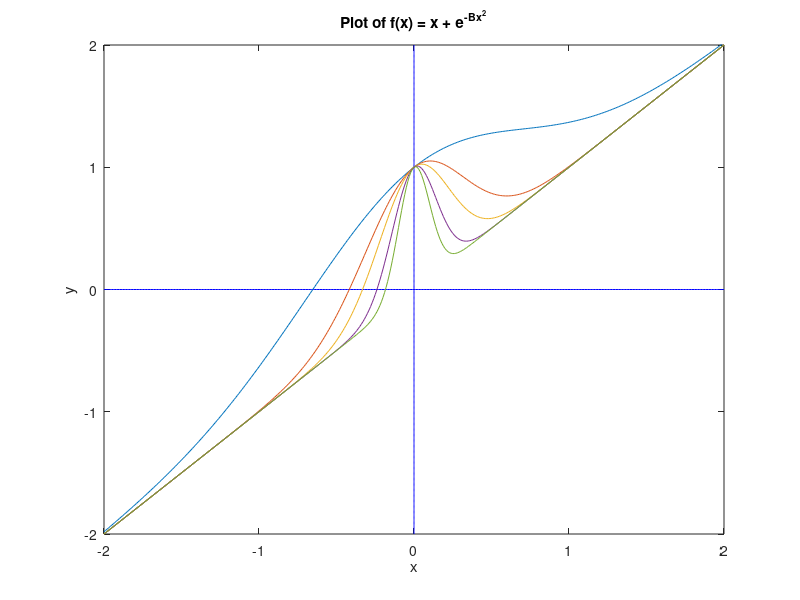
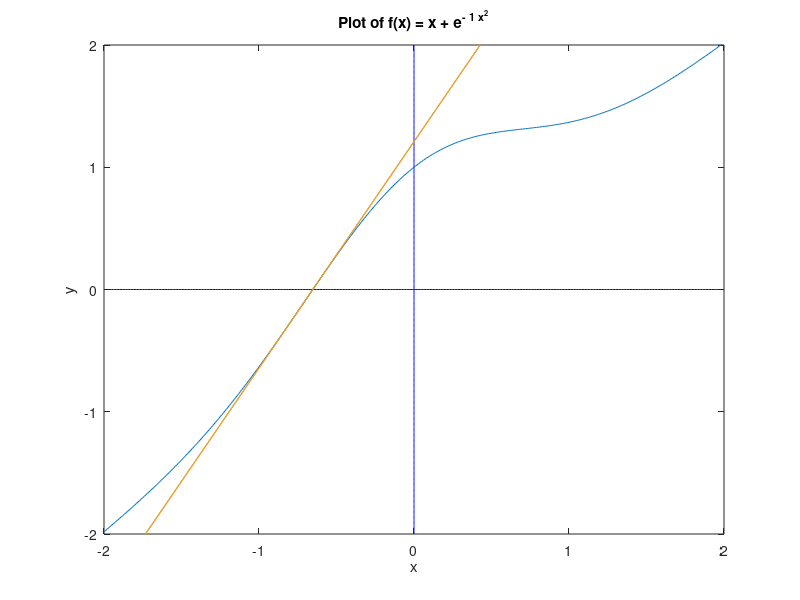
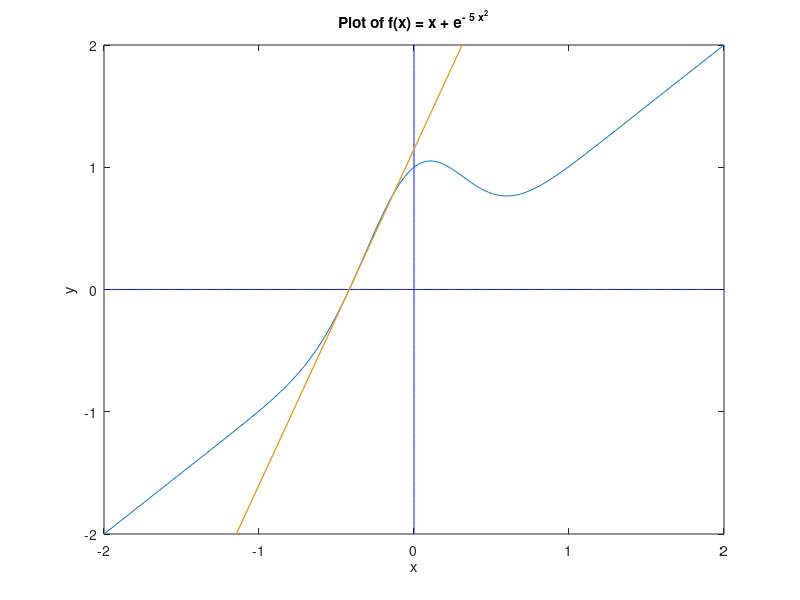
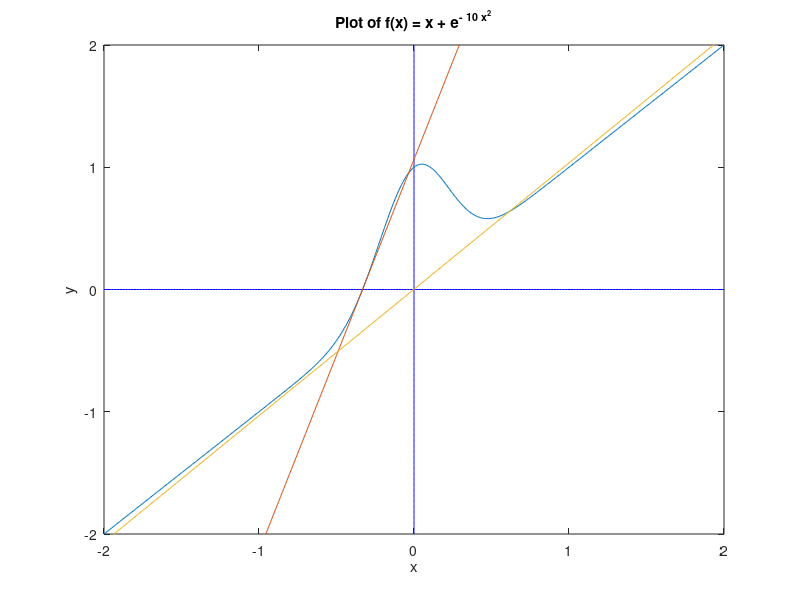

These figures' MATLAB source, in order:
%% Jong Park (parkj6)
% Math 351 - Numerical Analysis
% HW 1


%% Initial Plot
x = -2: 0.01: 2;
y = -2: 0.01: 2;
plot(x, zeros(size(x)), 'b', zeros(size(y)),y,'b');
axis([-2, 2, -2, 2]);
title("Plot of f(x) = x + e^{-Bx^2}");
xlabel('x');
ylabel('y');
hold on;         % to what you got


%% Part a
B = [1, 5, 10, 25, 50];                  % Initial input
x = -2: 0.01: 2;                         % Used for making pretty graphs

for k = 1 : length(B)
    bval = B(k);
    y = x + exp(-bval .* (x .^ 2));
    plot (x,y);
end

%% Part b
x = [-0.60, -0.40, -0.30, -0.25, -0.20]; % These are actually x0
max_iter = 20;
f =      'x + exp(-B .* (x .^ 2))';
fprime = '1 + 2.*(-B) .* exp(-B .* (x .^ 2)) .* x';
iters = [0,x];                           % Start at iteration 0
for j = 1 : max_iter                     % Max 20 iterations
    xgood = x - eval(f) ./ eval(fprime);
    iters = [iters; j, xgood];            % Added iteration #
    test = abs(xgood -x) ./ (abs(xgood)+eps);
    if max(test) < 10*eps, break, end
    x = xgood;
end

format long;                             % Changing the format to long
iters                                    % Display iterations.

%% Part c
x = [0 0 0 0 0];                         % All x0 = 0;
max_iter = 20;
f =      'x + exp(-B .* (x .^ 2))';
fprime = '1 + 2.*(-B) .* exp(-B .* (x .^ 2)) .* x';
iters = [0,x];                           % Start at iteration 0
for j = 1 : max_iter                     % Max 20 iterations
    xbad = x - eval(f) ./ eval(fprime);
    iters = [iters; j, xbad];           % Added iteration #
    test = abs(xbad -x) ./ (abs(xbad)+eps);
    if max(test) < 10*eps, break, end
    x = xbad;
end

for k = 1 : length(B)
    figure                               % Used to make individual charts
    x = -2: 0.01: 2;         
    y = -2: 0.01: 2;
    plot(x, zeros(size(x)), 'b', zeros(size(y)),y,'b')
    axis([-2, 2, -2, 2])
    title(sprintf("Plot of f(x) = x + e^{- %d x^2}",B(k)))
    xlabel('x')
    ylabel('y')
    hold on     
 
    y = x + exp(-B(k) .* (x .^ 2));      % Individual graphs
    plot (x,y);
    
    x = -2: 0.01: 2;
    m = 1 + 2.*(-B(k)) .* exp(-B(k) .* (xgood(k) .^ 2)) .* xgood(k); % slope
    y = m .* x - m .* xgood(k);           % Graph of the new slope (true value)
    
    plot (x,y)
    m = 1 + 2.*(-B(k)) .* exp(-B(k) .* (xbad(k) .^ 2)) .* xbad(k); % slope
    y = m .* x - m .* xbad(k);           % Graph of the new slope (false value)
    plot (x,y)
    hold off
end

format long                            % Changing the Format to short;
iters